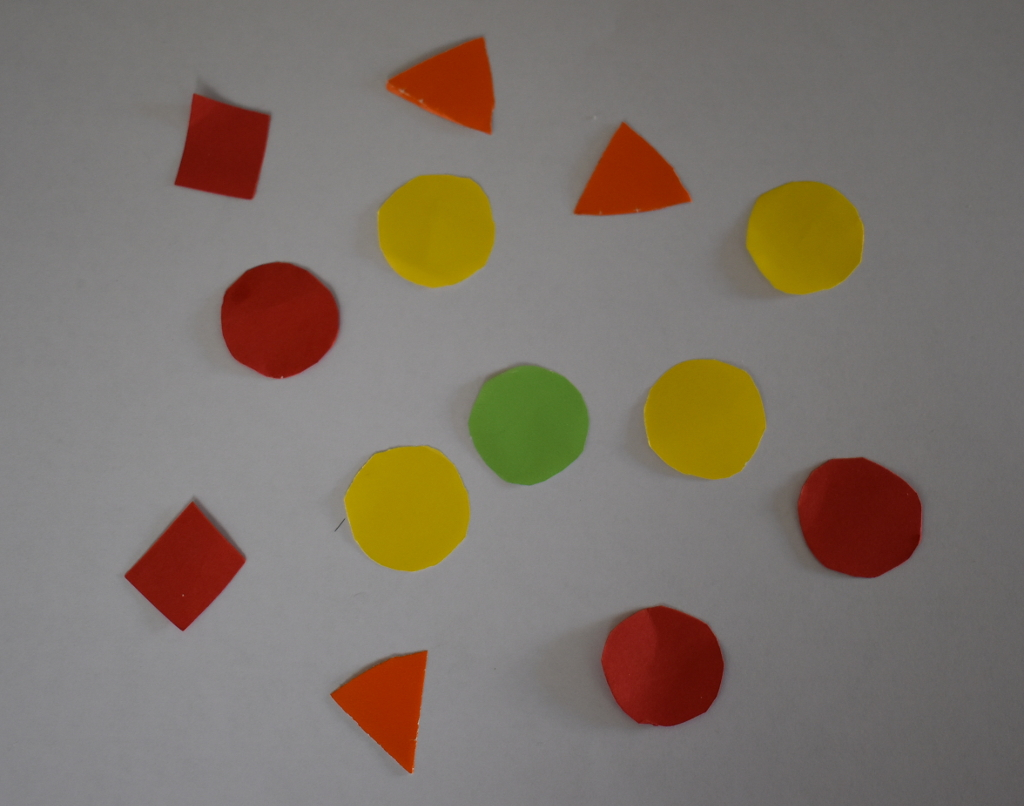
#> input picture assets/im1.jpg, 1024 x 806 px
$ python main.py -image_path assets/im1.jpg   (older library calls are emulated)
#> lines starting #> are read from the running program, lines starting #| are printed output that depends on the picture; after the words box and inside, x2 and y2 are one past the last pixel; in counts of white or black regions, pixels touching at a corner belong together
### utils/utils.py
"""
A set of basic functions to operate on gray-scale images
@author: jsaavedr
"""

import numpy as np
import skimage.io as sk_io
import skimage.measure as measure
import scipy.ndimage.filters as nd_filters


# to read
def imread(filename, as_gray=False):
#> called with filename = 'assets/im1.jpg', as_gray = False
    image = sk_io.imread(filename, as_gray=as_gray)
#> image is the input picture: shape (806, 1024, 3); mean R, G, B 125.5, 115.2, 105.6
    if image.dtype == np.float64:
        image = to_uint8(image)
    return image


# to uint8
def to_uint8(image):
    if image.dtype == np.float64:
        image = image * 255
    image[image < 0] = 0
    image[image > 255] = 255
    image = image.astype(np.uint8, copy=False)
    return image


# get histogram of an image
def get_histogram(gray_im):
    h = np.zeros(256, dtype=np.float32)
    for i in range(gray_im.shape[0]):
        for j in range(gray_im.shape[1]):
            h[gray_im[i, j]] += 1.0
    return h


# ----------------------------------------------
def threshold(gray_im, th):
    bin_im = np.zeros(gray_im.shape, np.uint8)
    bin_im[gray_im >= th] = 1
    return bin_im


# ----------------------------------------------
# compute accum
def get_accum(histogram, length=256):
    accum = np.zeros(length)
    accum[0] = histogram[0]
    for i in range(1, length):
        accum[i] = accum[i - 1] + histogram[i]
    return accum


# det otsu
def get_threshold_otsu(gray_im):
    h = get_histogram(gray_im)
    p = h / np.sum(h)
    accum = get_accum(p)
    mu_t = np.zeros(256, np.float32)
    # compute media for each t in [0..255]
    for i in range(0, 256):
        mu_t[i] = mu_t[i - 1] + i * p[i]
    mu = mu_t[255]
    best_t = 0
    best_val = 0
    eps = 0.0001
    for t in range(1, 256):
        w0 = accum[t]
        w1 = 1.0 - w0
        mu_0 = mu_t[t] / (w0 + eps)
        mu_1 = (mu - mu_t[t]) / (w1 + eps)
        val = w0 * (mu_0 - mu) * (mu_0 - mu) + w1 * (mu_1 - mu) * (mu_1 - mu)
        if val > best_val:
            best_val = val
            best_t = t
    return best_t


# equalization
# [71 lines left out: functions equalize_image, get_gaussian2d, constrast_stretching, add_gaussian_noise, get_borde, get_image_from_lsb and 2 more, not called in this run]


# getCC
def get_ccomponents(bw_image):
    print("--labeling ")
    bw_sets, n_cc = measure.label(bw_image, return_num=True)
    print("--labeling OK")
    cc_list = []
    for i_cc in range(1, n_cc + 1):
        inds = np.where(bw_sets == i_cc)
        points = list(zip(inds[0].tolist(), inds[1].tolist()))
        min_y = inds[0].min()
        max_y = inds[0].max()
        min_x = inds[1].min()
        max_x = inds[1].max()
        bbox = (min_y, min_x, max_y - min_y + 1, max_x - min_x + 1)
        boundary = get_boundary(points)
        cc_list.append({'id': i_cc,
                        'points': points,
                        'size': len(points),
                        'bbox': bbox,
                        'boundary': boundary})
    return cc_list


# remove components with size < target_size
def remove_small_components(cc_list, target_size):
    to_keep = []
    for i, cc in enumerate(cc_list):
        if (cc['size'] >= target_size):
            to_keep.append(i)
    new_cc_list = [cc_list[index] for index in to_keep]
    return new_cc_list


def cc2image(cc_list, image_shape, type='points'):
    '''
    cc_list : the list of connected components
    image_shape: the target shape
    type : 'points' or 'boundary'
    '''
    image = np.zeros(image_shape)
    for cc in cc_list:
        rows, cols = zip(*cc[type])
        image[rows, cols] = 1
    return image


# digital topology: getBoundary
def get_boundary(cc_points):
    # print (cc_points)
    if len(cc_points) == 1:
        return cc_points
    rows = [p[0] for p in cc_points]
    cols = [p[1] for p in cc_points]

    min_x = np.min(cols)
    min_y = np.min(rows)
    max_x = np.max(cols)
    max_y = np.max(rows)

    height = max_y - min_y + 1 + 2
    width = max_x - min_x + 1 + 2

    # creating a simple representation of the component
    cc_array = np.zeros([height, width], np.float32)
    # cc_rows and cc_cols with respect to the cc's size
    cc_rows = rows - min_y + 1
    cc_cols = cols - min_x + 1
    cc_array[cc_rows, cc_cols] = 1
    # print(cc_array)
    # neighbors
    l_r = [0, -1, -1, -1, 0, 1, 1, 1]
    l_c = [-1, -1, 0, 1, 1, 1, 0, -1]
    i = cc_rows[0]
    j = cc_cols[0]
    end = False
    p1_set = False
    P = (i, j)
    contour = [P]
    # first point is P
    # point at  right is Q
    idx_q = 0
    P0 = P
    P1 = (-1, -1)
    # Q0 = (i + l_r[0], j + l_c[0])
    while not end:
        Pant = P
        i = P[0]
        j = P[1]
        idx = idx_q
        # print("{} {} {} ".format(i,j,idx))
        # -------------------------------------------------------
        # moving  Q  P until Q=0 and P=1
        P = (i + l_r[idx], j + l_c[idx])
        Q = (i + l_r[(idx - 1 + 8) % 8], j + l_c[(idx - 1 + 8) % 8])
        while cc_array[P] != 1 or cc_array[Q] != 0:
            idx = (idx + 1) % 8
            Q = P
            P = (i + l_r[idx], j + l_c[idx])
        # -------------------------------------------------------
        # redefining the position of Q with respect to P
        if P[0] - Q[0] > 0:
            idx_q = 2
        elif P[0] - Q[0] < 0:
            idx_q = 6
        elif P[1] - Q[1] > 0:
            idx_q = 0
        elif P[1] - Q[1] < 0:
            idx_q = 4
        else:
            raise ValueError("something wrong")
            # stop condition
        if P == P1 and Pant == P0:
            end = True
        else:
            contour.append(P)
        if not p1_set:
            P1 = P
            p1_set = True

            # getting back to the real coordinates
    rows_p = [p[0] for p in contour]
    cols_p = [p[1] for p in contour]
    rows_p = rows_p + min_y - 1
    cols_p = cols_p + min_x - 1
    contour = list(zip(rows_p, cols_p))
    return contour


def is_circle(contour_points, error_th=3):
    x_coords = [x[1] for x in contour_points]
    y_coords = [y[0] for y in contour_points]
    n_points = len(x_coords)
    i1 = 0
    i2 = np.round(3 * n_points / 10).astype(np.int32)
    i3 = np.round(6 * n_points / 10).astype(np.int32)
    x1 = x_coords[i1]
    x2 = x_coords[i2]
    x3 = x_coords[i3]
    y1 = y_coords[i1]
    y2 = y_coords[i2]
    y3 = y_coords[i3]

    a = np.array([[x1, y1, 1], [x2, y2, 1], [x3, y3, 1]])
    b = np.array([-(x1 ** 2 + y1 ** 2), -(x2 ** 2 + y2 ** 2), -(x3 ** 2 + y3 ** 2)])
    d, e, f = np.linalg.solve(a, b)

    center = (np.round(-d / 2), np.round(-e / 2))
    r = np.sqrt((d ** 2 + e ** 2) / 4 - f)
    error = np.zeros(n_points)
    for i in range(n_points):
        curr_x = x_coords[i]
        curr_y = y_coords[i]
        estimated_r = np.sqrt((center[0] - curr_x) ** 2 + (center[1] - curr_y) ** 2)
        error[i] = np.abs(estimated_r - r)

    mean_error = np.mean(error)
    if mean_error < error_th:
        return True
    else:
        return False


def filtering_circles(cc_list, error_th=3):
    circles = []
    for cc in cc_list:
        if is_circle(contour_points=cc['boundary'], error_th=error_th):
            circles.append(cc)
    return circles


def cc_to_str(c_component):
    cc_id = c_component['id']
    points = c_component['points']
    size = c_component['size']
    bbox = c_component['bbox']
    boundary = c_component['boundary']
    return '{\n\tid: ' + str(cc_id) + '\n\tpoints: ' + str(points) + '\n\tsize: ' + str(
        size) + '\n\tbounding_box: ' + str(bbox) + '\n\tboundary: ' + str(boundary) + '\n}\n\n'

### main.py
import argparse
import matplotlib.pyplot as plt
import matplotlib.patches as patches
import numpy as np
import utils.utils as utils
import skimage.morphology as morph
import skimage.restoration as restoration
import scipy.ndimage.morphology as sp_morph

if __name__ == '__main__':
    parser = argparse.ArgumentParser()
    parser.add_argument("-image_path", type=str)
    parser.add_argument("-d_lambda", type=int, default=1)
    parser.add_argument("-bth_type", type=str, default="otsu")  # or 'custom'
    parser.add_argument("-bin_th", type=int, default=150)

    parser.add_argument("-erosion", action="store_true")
    parser.add_argument("-re", type=int, default=5)

    parser.add_argument("-dilation", action="store_true")
    parser.add_argument("-rd", type=int, default=5)

    parser.add_argument("-opening", action="store_true")
    parser.add_argument("-ro", type=int, default=5)

    parser.add_argument("-closing", action="store_true")
    parser.add_argument("-rc", type=int, default=5)

    parser.add_argument("-rm_ts", type=int, default=100)

    parser.add_argument("-r_error_th", type=int, default=3)
    parser.add_argument("-output_file", type=str, default='output.txt')
    args = parser.parse_args()
    if not args.image_path:
        parser.error('-image_path is required.')
    img_path = args.image_path

    # Opening the image
    image = utils.imread(filename=img_path, as_gray=False)

    # Separating layers
    red_image = image[:, :, 0]
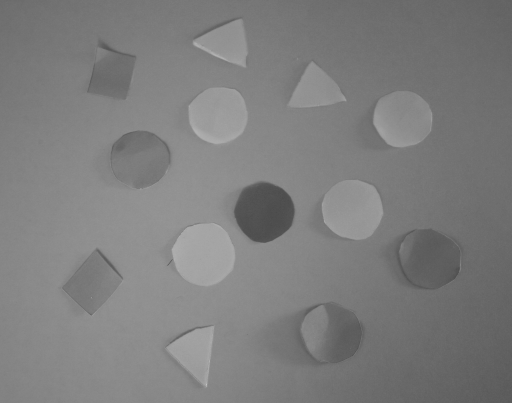
#> red_image: shape (806, 1024) (shown at 1/2 size); min 72, max 206, mean 125.5
    green_image = image[:, :, 1]
    blue_image = image[:, :, 2]
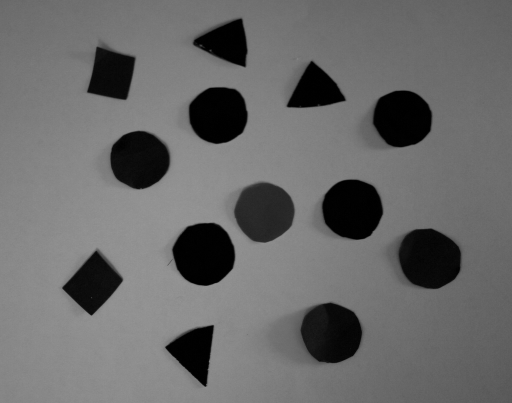
#> blue_image: shape (806, 1024) (shown at 1/2 size); min 0, max 152, mean 105.6
    # Yellow layer
    yellow_image = red_image.astype(np.float64) + green_image.astype(np.float64) - blue_image.astype(np.float64)
    yellow_image = utils.to_uint8(yellow_image / (255.0 + 255.0))
#> in to_uint8, `image = image * 255`:
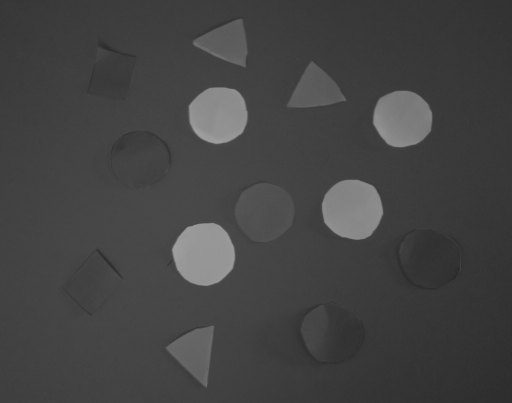
#> image: shape (806, 1024) float64 (shown at 1/2 size); min 37.5, max 161, mean 67.5

    # Denoising
    d_lambda = args.d_lambda
    if d_lambda > 0:
        den_image = (restoration.denoise_tv_chambolle(image=yellow_image, weight=d_lambda) * 255).astype(np.uint8)
    else:
        den_image = yellow_image

    # Binary representation of the picture
    bth_type = args.bth_type
    bin_th = args.bin_th
    if bth_type == 'otsu':
        bth = utils.get_threshold_otsu(gray_im=den_image)
#> in get_threshold_otsu, `h = get_histogram(gray_im)`: h = 256 values, max 61333 at index 66, min 0 at index 0, mean 3224
#> in get_threshold_otsu, `p = h / np.sum(h)`: p = 256 values, max 0.0743 at index 66, min 0 at index 0, mean 0.00391
#> after the loop in get_accum, `for i in range(1, length):`: accum = 256 values from 0 to 1
#> after the loop in get_threshold_otsu, `for i in range(0, 256):`: mu_t = 256 values from 0 to 66.77
#> in get_threshold_otsu, `mu = mu_t[255]`: mu = 66.77
#> the loop in get_threshold_otsu, `for t in range(1, 256):` made 255 passes
#> (w0, w1, mu_0, mu_1, val, best_val) on passes 44 to 51: (4.24e-05, 1, 13.1, 66.77, 0.122, 0.122), (0.00111, 0.999, 41.23, 66.79, 0.722, 0.722), (0.00314, 0.997, 44.23, 66.83, 1.6, 1.6), (0.00741, 0.993, 45.8, 66.92, 3.28, 3.28), (0.0122, 0.988, 46.66, 67.01, 4.99, 4.99), (0.0202, 0.98, 47.58, 67.15, 7.57, 7.57), (0.0372, 0.963, 48.68, 67.46, 12.61, 12.61), (0.0598, 0.94, 49.56, 67.85, 18.82, 18.82)
#> after the loop in get_threshold_otsu, `for t in range(1, 256):`: best_t = 96; best_val = 260.1
#> bth = 96
        print('Getting binary image with otsu threshold =', bth)
#| Getting binary image with otsu threshold = 96
    else:
        # bth = 150 is a good threshold for some images with white background
        bth = bin_th

    bin_image = utils.threshold(den_image, bth)
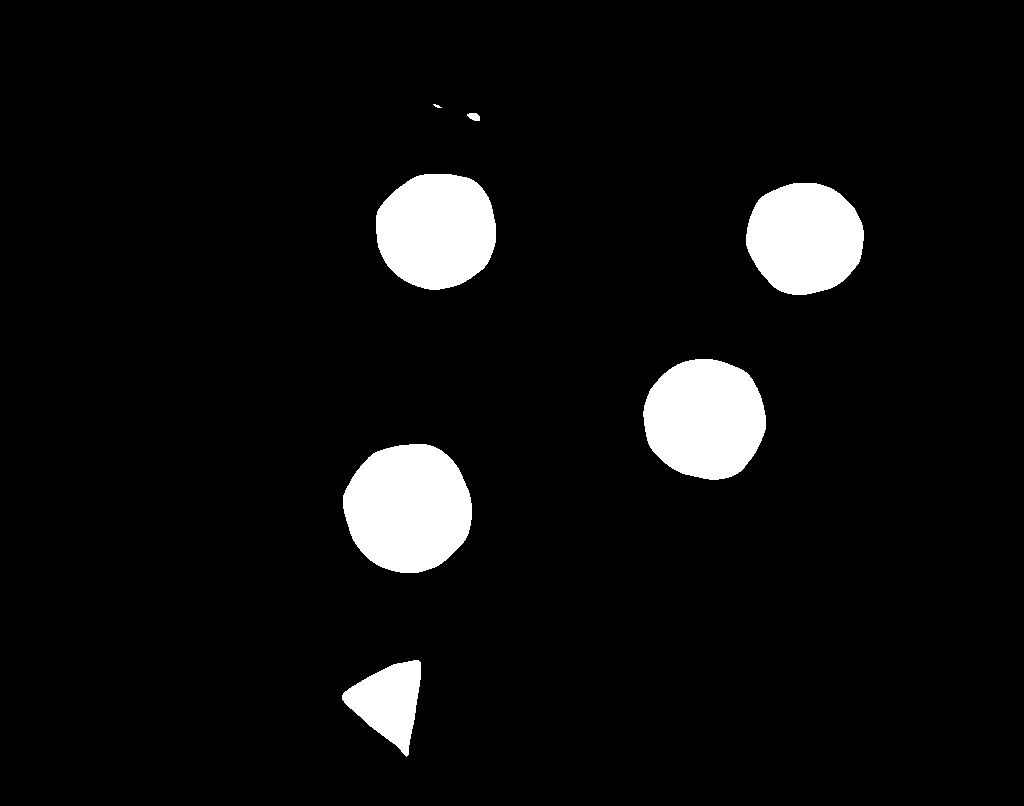
#> bin_image: shape (806, 1024); values 0 (black) and 1 (white), 6.1% white; 7 white regions (1 under 20 px), largest, box (x1, y1, x2, y2) and area: (343, 444, 472, 573) 13021, (643, 359, 766, 480) 11661, (376, 174, 496, 290) 11143, (746, 183, 864, 295) 10376, (342, 660, 421, 757) 4341, (467, 113, 480, 121) 78

    # Applying morphology processing
    erosion = args.erosion
    re = args.re
    dilation = args.dilation
    rd = args.rd
    opening = args.opening
    ro = args.ro
    closing = args.closing
    rc = args.rc

    if erosion or dilation or opening or closing:
        if erosion:
            proc_image = morph.binary_erosion(image=bin_image, selem=morph.disk(radius=re))
        if dilation:
            proc_image = morph.binary_dilation(image=bin_image, selem=morph.disk(radius=rd))
        if opening:  # radius = 5 for web_im2
            proc_image = morph.binary_opening(image=bin_image, selem=morph.disk(radius=ro))
        if closing:
            proc_image = morph.binary_closing(image=bin_image, selem=morph.disk(radius=rc))
    else:
        proc_image = bin_image
    # Getting connected components
    cc_list = utils.get_ccomponents(bw_image=proc_image)
#> in get_ccomponents, `bw_sets, n_cc = measure.label(bw_image, return_num=True)`:
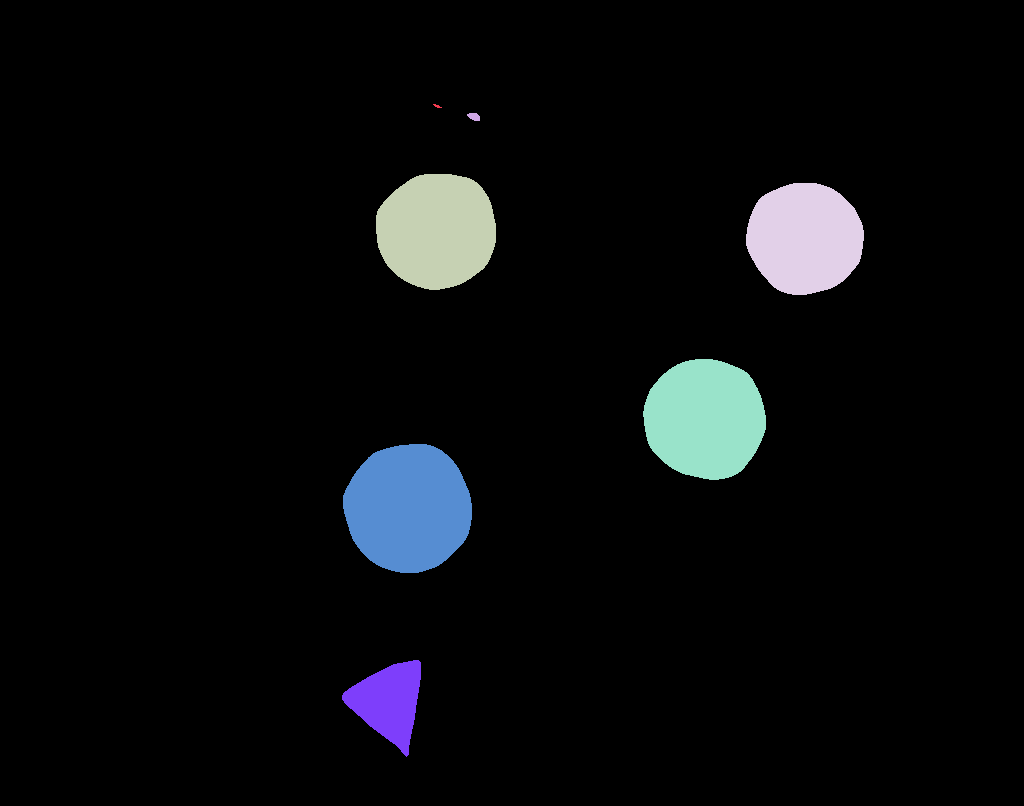
#> bw_sets: shape (806, 1024) int64; 8 distinct labels, from 0 to 7; one colour per label, 0 black
#> in get_ccomponents, `bw_sets, n_cc = measure.label(bw_image, return_num=True)`: n_cc = 7
#> the loop in get_ccomponents, `for i_cc in range(1, n_cc + 1):` made 7 passes
    rm_ts = args.rm_ts

    # Removing small components
    if rm_ts > 0:
        cc_list = utils.remove_small_components(cc_list=cc_list, target_size=rm_ts)
#> the loop in remove_small_components, `for i, cc in enumerate(cc_list):` made 7 passes

    # Creating binary image out of components
    f_bin_image = utils.cc2image(cc_list=cc_list, image_shape=yellow_image.shape)
#> the loop in cc2image, `for cc in cc_list:` made 5 passes
    # Filling holes
    f_bin_image = sp_morph.binary_fill_holes(input=f_bin_image)
#> f_bin_image: shape (806, 1024) bool; 6.1% white; 5 white regions, box (x1, y1, x2, y2) and area: (343, 444, 472, 573) 13021, (643, 359, 766, 480) 11661, (376, 174, 496, 290) 11143, (746, 183, 864, 295) 10376, (342, 660, 421, 757) 4341

    # Filtering circle shaped components
    r_error_th = args.r_error_th
    f_cc_list = utils.filtering_circles(cc_list=cc_list, error_th=r_error_th)
#> the loop in filtering_circles, `for cc in cc_list:` made 5 passes

    # Plotting
    plt_rows = 1
    plt_cols = 2
    fig, ax = plt.subplots(nrows=plt_rows, ncols=plt_cols)
    ax[0].set_axis_off()
    ax[0].set_title('Original Image')
    ax[1].set_axis_off()
    ax[1].set_title('Yellow Components')
    ax[0].imshow(image)
    ax[1].imshow(f_bin_image, cmap='plasma')
    for cc in f_cc_list:
        bbox = cc['bbox']
        rect = patches.Rectangle((bbox[1], bbox[0]), bbox[3], bbox[2], edgecolor='g', linewidth='2', facecolor='none')
        ax[0].add_patch(rect)
#> this loop made 4 passes
    plt.show()

    # Writing out the components file
    output_file = args.output_file
    with open(output_file, 'w') as output:
        for x in cc_list:
            output.write(utils.cc_to_str(x))
#> this loop made 5 passes
